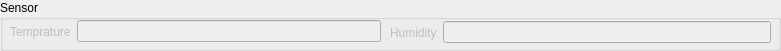
  <widget class="QGroupBox" name="groupBox_3">
   <property name="geometry">
    <rect>
     <x>10</x>
     <y>835</y>
     <width>781</width>
     <height>51</height>
    </rect>
   </property>
   <property name="title">
    <string>Sensor</string>
   </property>
   <widget class="QWidget" name="horizontalLayoutWidget_6">
    <property name="geometry">
     <rect>
      <x>10</x>
      <y>20</y>
      <width>371</width>
      <height>23</height>
     </rect>
    </property>
    <layout class="QHBoxLayout" name="horizontalLayout_6">
     <item>
      <widget class="QLabel" name="label_11">
       <property name="enabled">
        <bool>false</bool>
       </property>
       <property name="text">
        <string>Temprature</string>
       </property>
      </widget>
     </item>
     <item>
      <widget class="QLineEdit" name="lineEdit_9">
       <property name="enabled">
        <bool>false</bool>
       </property>
       <property name="alignment">
        <set>Qt::AlignmentFlag::AlignCenter</set>
       </property>
      </widget>
     </item>
    </layout>
   </widget>
   <widget class="QWidget" name="horizontalLayoutWidget_7">
    <property name="geometry">
     <rect>
      <x>390</x>
      <y>20</y>
      <width>381</width>
      <height>25</height>
     </rect>
    </property>
    <layout class="QHBoxLayout" name="horizontalLayout_7">
     <item>
      <widget class="QLabel" name="label_20">
       <property name="enabled">
        <bool>false</bool>
       </property>
       <property name="text">
        <string>Humidity</string>
       </property>
      </widget>
     </item>
     <item>
      <widget class="QLineEdit" name="lineEdit_10">
       <property name="enabled">
        <bool>false</bool>
       </property>
       <property name="alignment">
        <set>Qt::AlignmentFlag::AlignCenter</set>
       </property>
      </widget>
     </item>
    </layout>
   </widget>
  </widget>
